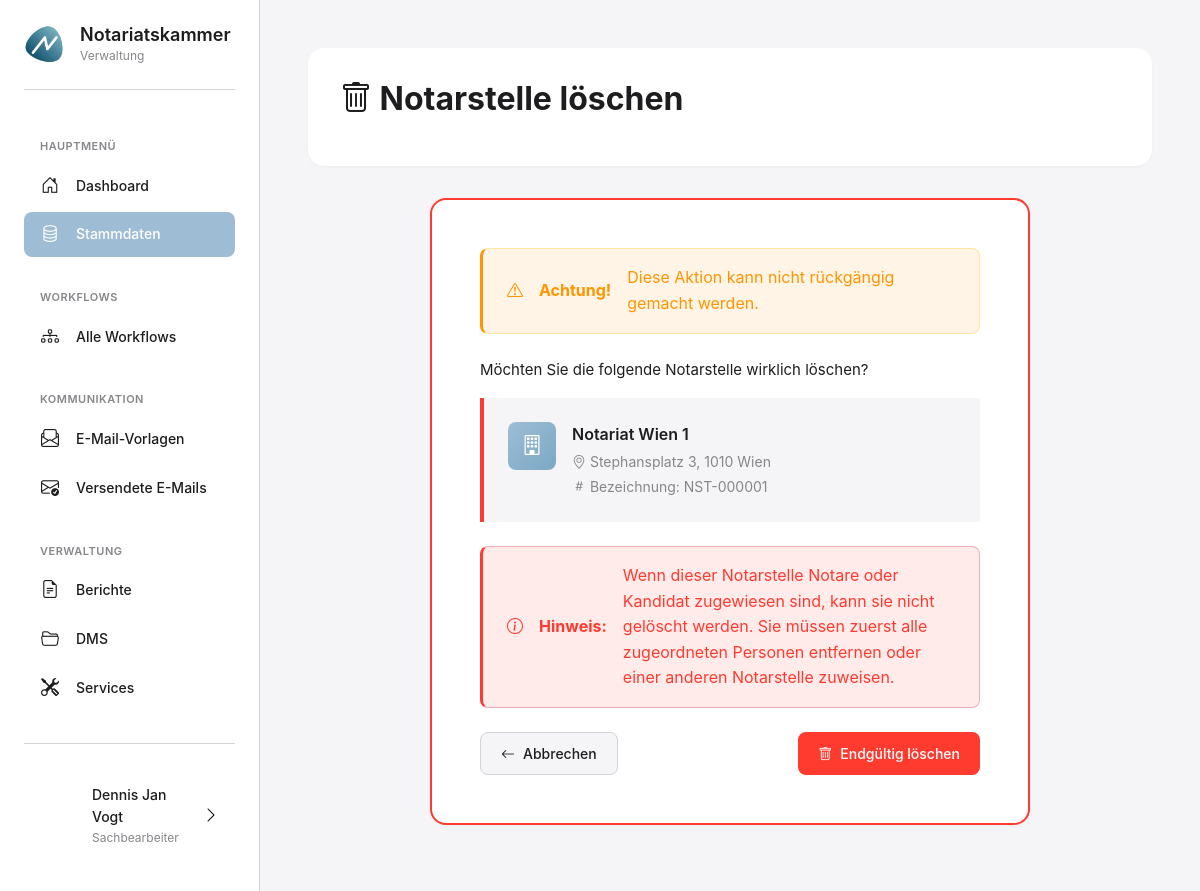
The page /stammdaten/notarstellen/NST-000001/loeschen/ (signed in) on the database its author committed.
### apps/benutzer/models.py (models this page shows, shortened)
class KammerBenutzer(AbstractUser):
    ROLLEN = [
        ('admin', 'Administrator'),
        ('sachbearbeiter', 'Sachbearbeiter'),
        ('leitung', 'Leitung'),
    ]
    rolle = models.CharField(
        max_length=20,
        choices=ROLLEN,
        default='sachbearbeiter',
        verbose_name='Rolle'
    )
    abteilung = models.CharField(
        max_length=100,
        blank=True,
        verbose_name='Abteilung',
        help_text='z.B. "Zulassungen", "Aufsicht", "Allgemein"'
    )
    telefon = models.CharField(
        max_length=50,
        blank=True,
        verbose_name='Telefon'
    )
    profilbild = models.ImageField(
        upload_to='profilbilder/',
        blank=True,
        null=True,
        verbose_name='Profilbild',
        help_text='Profilbild des Benutzers'
    )
    class Meta:
        verbose_name = 'Kammermitarbeiter'
        verbose_name_plural = 'Kammermitarbeiter'
        ordering = ['last_name', 'first_name']

### apps/notarstellen/models.py (models this page shows, shortened)
class Notarstelle(ZeitstempelModel, AktivModel):
    bezeichnung = models.CharField(
        max_length=50,
        primary_key=True,
        verbose_name='Bezeichnung',
        help_text='Format: NST-000001'
    )
    name = models.CharField(
        max_length=200,
        verbose_name='Name',
        help_text='Offizieller Name der Notarstelle'
    )
    strasse = models.CharField(
        max_length=200,
        verbose_name='Straße'
    )
    plz = models.CharField(
        max_length=10,
        verbose_name='PLZ'
    )
    stadt = models.CharField(
        max_length=100,
        verbose_name='Stadt'
    )
    bundesland = models.CharField(
        max_length=100,
        blank=True,
        verbose_name='Bundesland'
    )
    sprengel = models.ForeignKey(
        'sprengel.Sprengel',
        on_delete=models.PROTECT,
        related_name='notarstellen',
        null=True,
        blank=True,
        verbose_name='Sprengel',
        help_text='Zugehöriger Notarsprengel (Gerichtsbezirk)'
    )
    telefon = models.CharField(
        max_length=50,
        blank=True,
        verbose_name='Telefon'
    )
    email = models.EmailField(
        blank=True,
        verbose_name='E-Mail'
    )
    besetzt_seit = models.DateField(
        null=True,
        blank=True,
        verbose_name='Besetzt seit',
        help_text='Datum der letzten Besetzung'
    )
    notiz = models.TextField(
        blank=True,
        verbose_name='Notizen',
        help_text='Interne Notizen und Bemerkungen'
    )
    class Meta:
        verbose_name = 'Notarstelle'
        verbose_name_plural = 'Notarstellen'
        ordering = ['bezeichnung']
        indexes = [
            models.Index(fields=['ist_aktiv']),
            models.Index(fields=['stadt']),
        ]

### apps/notarstellen/views.py (the view)
# urls.py: path('notarstellen/<str:bezeichnung>/loeschen/', views.notarstelle_loeschen_view, name='notarstelle_loeschen'),
@login_required
def notarstelle_loeschen_view(request, bezeichnung):
    notarstelle = get_object_or_404(Notarstelle, bezeichnung=bezeichnung)
    if request.method == 'POST':
        name = notarstelle.name
        notarstelle.delete()
        messages.success(request, f'Notarstelle "{name}" wurde gelöscht.')
        return redirect('notarstellen_liste')
    context = {
        'notarstelle': notarstelle,
    }
    return render(request, 'notarstellen/notarstelle_loeschen.html', context)

### templates/notarstellen/notarstelle_loeschen.html (shortened to what this page needs)
{% extends 'base_modern.html' %}
{% load static %}
{% block content %}
<div class="page-header">
    <div class="page-header-top">
        <div>
            <h1 class="page-title">
                <i class="bi bi-trash"></i> Notarstelle löschen
            </h1>
        </div>
    </div>
</div>
<div style="max-width: 600px; margin: 0 auto;">
    <div class="card" style="border: 2px solid var(--danger);">
        <div class="card-body">
            <div class="alert alert-warning" style="margin-bottom: var(--spacing-lg);">
                <i class="bi bi-exclamation-triangle"></i>
                <strong>Achtung!</strong> Diese Aktion kann nicht rückgängig gemacht werden.
            </div>
            <p style="margin-bottom: var(--spacing-md); font-size: 15px;">
                Möchten Sie die folgende Notarstelle wirklich löschen?
            </p>
            <div style="padding: var(--spacing-lg); background: var(--bg-primary); border-radius: var(--border-radius); margin-bottom: var(--spacing-lg); border-left: 4px solid var(--danger);">
                <div style="display: flex; align-items: start; gap: var(--spacing-md);">
                    <div style="width: 48px; height: 48px; border-radius: 8px; background: linear-gradient(135deg, var(--secondary-blue), #7BA8C4); display: flex; align-items: center; justify-content: center; color: white; font-size: 20px; flex-shrink: 0;">
                        <i class="bi bi-building"></i>
                    </div>
                    <div style="flex: 1;">
                        <div style="font-weight: 600; font-size: 16px; margin-bottom: 4px;">
                            {{ notarstelle.name }}
                        </div>
                        <div style="font-size: 14px; color: var(--text-secondary); margin-bottom: 2px;">
                            <i class="bi bi-geo-alt"></i> {{ notarstelle.strasse }}, {{ notarstelle.plz }} {{ notarstelle.stadt }}
                        </div>
                        <div style="font-size: 14px; color: var(--text-secondary);">
                            <i class="bi bi-hash"></i> Bezeichnung: {{ notarstelle.bezeichnung }}
                        </div>
                    </div>
                </div>
            </div>
            <div class="alert alert-danger" style="margin-bottom: var(--spacing-lg);">
                <i class="bi bi-info-circle"></i>
                <strong>Hinweis:</strong> Wenn dieser Notarstelle Notare oder Kandidat zugewiesen sind, kann sie nicht gelöscht werden.
                Sie müssen zuerst alle zugeordneten Personen entfernen oder einer anderen Notarstelle zuweisen.
            </div>
            <form method="post">
                <div style="display: flex; justify-content: space-between; gap: var(--spacing-md);">
                    <a href="{% url 'notarstelle_detail' notarstelle.bezeichnung %}" class="btn btn-secondary">
                        <i class="bi bi-arrow-left"></i> Abbrechen
                    </a>
                    <button type="submit" class="btn btn-danger">
                        <i class="bi bi-trash"></i> Endgültig löschen
                    </button>
                </div>
            </form>
        </div>
    </div>
</div>
{% endblock %}

### templates/base_modern.html (shortened to what this page needs)
{% load static %}
<!DOCTYPE html>
<html lang="de">
<head>
    <link href="https://cdn.jsdelivr.net/npm/bootstrap@5.3.0/dist/css/bootstrap.min.css" rel="stylesheet">
    <link rel="stylesheet" href="https://cdn.jsdelivr.net/npm/bootstrap-icons@1.11.3/font/bootstrap-icons.min.css">
    <link rel="stylesheet" href="{% static 'css/modern-style.css' %}">
</head>
<body>
    <aside class="sidebar">
        <a href="{% url 'dashboard' %}" class="sidebar-logo" style="text-decoration: none; color: inherit; cursor: pointer;">
            <div class="sidebar-logo-icon">
                <img src="{% static 'images/logo.png' %}" alt="Notariatskammer Logo" style="width: 100%; height: 100%; object-fit: contain;">
            </div>
            <div class="sidebar-logo-text">
                <h1>Notariatskammer</h1>
                <p>Verwaltung</p>
            </div>
        </a>
        <nav class="sidebar-nav">
            <div class="sidebar-nav-section">
                <div class="sidebar-nav-section-title">Hauptmenü</div>
                <ul>
                    <li class="sidebar-nav-item">
                        <a href="{% url 'dashboard' %}" class="sidebar-nav-link {% if request.resolver_match.url_name == 'dashboard' %}active{% endif %}">
                            <i class="bi bi-house-door"></i>
                            <span>Dashboard</span>
                        </a>
                    </li>
                    <li class="sidebar-nav-item">
                        <button type="button" class="sidebar-nav-link {% if 'stammdaten' in request.path %}active{% endif %}" onclick="openStammdatenModal()">
                            <i class="bi bi-database"></i>
                            <span>Stammdaten</span>
                        </button>
                    </li>
                </ul>
            </div>
            <div class="sidebar-nav-section">
                <div class="sidebar-nav-section-title">Workflows</div>
                <ul>
                    <li class="sidebar-nav-item">
                        <a href="{% url 'workflow_liste' %}" class="sidebar-nav-link {% if 'workflows' in request.path and 'workflow_liste' in request.resolver_match.url_name %}active{% endif %}">
                            <i class="bi bi-diagram-3"></i>
                            <span>Alle Workflows</span>
                        </a>
                    </li>
                </ul>
            </div>
            <div class="sidebar-nav-section">
                <div class="sidebar-nav-section-title">Kommunikation</div>
                <ul>
                    <li class="sidebar-nav-item">
                        <a href="{% url 'vorlagen_liste' %}" class="sidebar-nav-link {% if 'vorlagen' in request.path %}active{% endif %}">
                            <i class="bi bi-envelope-paper"></i>
                            <span>E-Mail-Vorlagen</span>
                        </a>
                    </li>
                    <li class="sidebar-nav-item">
                        <a href="{% url 'gesendete_emails' %}" class="sidebar-nav-link {% if 'gesendete_emails' in request.resolver_match.url_name %}active{% endif %}">
                            <i class="bi bi-envelope-check"></i>
                            <span>Versendete E-Mails</span>
                        </a>
                    </li>
                </ul>
            </div>
            <div class="sidebar-nav-section">
                <div class="sidebar-nav-section-title">Verwaltung</div>
                <ul>
                    <li class="sidebar-nav-item">
                        <a href="{% url 'berichte_uebersicht' %}" class="sidebar-nav-link {% if 'berichte' in request.path %}active{% endif %}">
                            <i class="bi bi-file-earmark-text"></i>
                            <span>Berichte</span>
                        </a>
                    </li>
                    <li class="sidebar-nav-item">
                        <a href="/dms/" class="sidebar-nav-link {% if 'dms' in request.path %}active{% endif %}">
                            <i class="bi bi-folder2-open"></i>
                            <span>DMS</span>
                        </a>
                    </li>
                    <li class="sidebar-nav-item">
                        <a href="{% url 'service_katalog' %}" class="sidebar-nav-link {% if 'services' in request.path %}active{% endif %}">
                            <i class="bi bi-tools"></i>
                            <span>Services</span>
                        </a>
                    </li>
                </ul>
            </div>
        </nav>
        <div class="user-menu">
            <button class="user-menu-button" type="button" onclick="toggleUserProfileMenu(event)">
                <div class="user-avatar" {% if user.profilbild %}style="background-image: url('{{ user.profilbild.url }}'); background-size: cover; background-position: center; font-size: 0;"{% endif %}>
                </div>
                <div class="user-info">
                    <div class="user-name">{{ user.get_full_name|default:user.username }}</div>
                    <div class="user-role">{{ user.get_rolle_display|default:"Benutzer" }}</div>
                </div>
                <i class="bi bi-chevron-right"></i>
            </button>
        </div>
    </aside>
    <main class="main-content">
        {% block content %}{% endblock %}
    </main>
</body>
</html>

### rows shown on the page
KammerBenutzer: get_full_name "Dennis Jan Vogt", rolle "Sachbearbeiter"
Notarstelle: name "Notariat Wien 1", strasse "Stephansplatz 3", plz "1010", stadt "Wien", bezeichnung "NST-000001"
